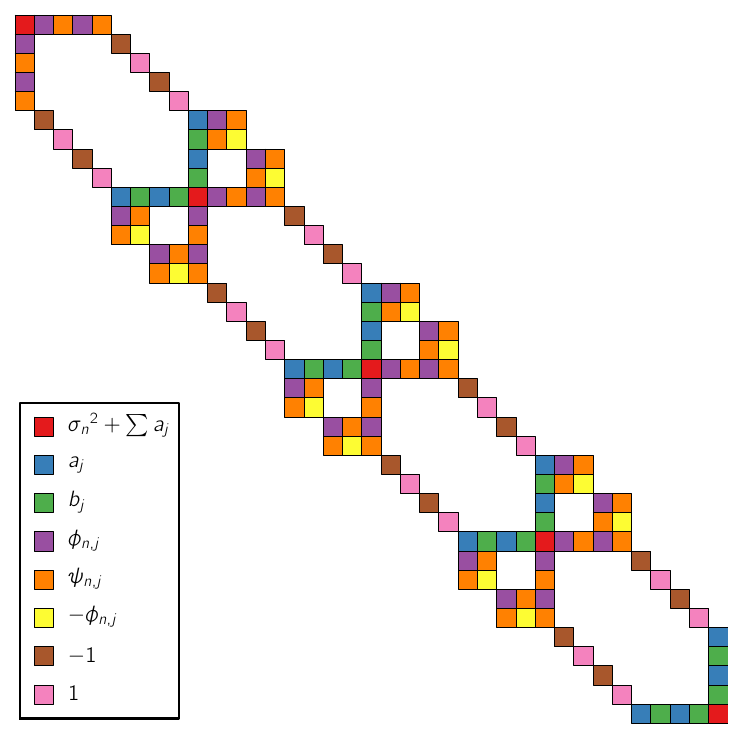

Python code for this plot:
#!/usr/bin/env python
# -*- coding: utf-8 -*-

from __future__ import division, print_function

import numpy as np
from itertools import product

import matplotlib
import matplotlib.pyplot as plt

from celerite.plot_setup import setup, get_figsize

setup()

J = 2
width = 2*J + 1 + 4*J + 1 + 2*J
height = 1 + 4*J

block = np.zeros((height, width), dtype=int)

# y_n
block[0, 2*J] = 1  # diag
block[0, :2*J:2] = 2  # a/2
block[0, 1:2*J:2] = 3  # b/2
block[0, 2*J+1:4*J+1:2] = 4  # phi
block[0, 2*J+2:4*J+1:2] = 5  # psi

# g_{n,j}
for j in range(J):
    block[1+2*j, 2*j] = 4  # phi
    block[1+2*j, 2*j+1] = 5  # psi
    block[1+2*j, 2*J] = 4  # phi
    block[1+2*j, 4*J+2*j+1] = 7  # -1

# h_{n,j}
for j in range(J):
    block[2+2*j, 2*j] = 5  # psi
    block[2+2*j, 2*j+1] = 6  # -phi
    block[2+2*j, 2*J] = 5  # psi
    block[2+2*j, 4*J+2*j+2] = 8  # 1

# u_{n,j}
for j in range(J):
    block[1+2*J+2*j, 6*J+1] = 2  # a/2
    block[1+2*J+2*j, 6*J+2+2*j] = 4  # phi
    block[1+2*J+2*j, 6*J+3+2*j] = 5  # psi
    block[1+2*J+2*j, 2*J+2*j+1] = 7  # -1

# v_{n,j}
for j in range(J):
    block[2+2*J+2*j, 6*J+1] = 3  # b/2
    block[2+2*J+2*j, 6*J+2+2*j] = 5  # psi
    block[2+2*J+2*j, 6*J+3+2*j] = 6  # -phi
    block[2+2*J+2*j, 2*J+2*j+2] = 8  # 1

# Combine the blocks
N = 5
full_dim = (1 + 4*J) * (N-1) + 1
full = np.zeros((full_dim, full_dim), dtype=int)

full[:height, :6*J+2] = block[:, 2*J:]

for n in range(1, N):
    x_strt = n*height
    x_end = min((n+1)*height, full_dim)
    y_strt = 2*J+1+(n-1)*(4*J+1)
    y_end = min(y_strt+width, full_dim)
    full[x_strt:x_end, y_strt:y_end] = block[:x_end-x_strt, :y_end-y_strt]

nband = len(full) * 2*(2*J+2)
nnz = np.sum(full > 0)
print("Sparsity: {0}".format(nnz / nband))

# Legend
d = 1
for i in range(8):
    full[-2*d-2*d*i:-d-2*d*i, d:2*d] = 8-i

# Seaborn set1
c = [(0.89411765336990356, 0.10196078568696976, 0.10980392247438431),
     (0.21602460800432691, 0.49487120380588606, 0.71987698697576341),
     (0.30426760128900115, 0.68329106055054012, 0.29293349969620797),
     (0.60083047361934883, 0.30814303335021526, 0.63169552298153153),
     (1.0, 0.50591311045721465, 0.0031372549487095253),
     (0.99315647868549117, 0.9870049982678657, 0.19915417450315812),
     (0.65845446095747107, 0.34122261685483596, 0.1707958535236471),
     (0.95850826852461868, 0.50846600392285513, 0.74492888871361229),
     (0.60000002384185791, 0.60000002384185791, 0.60000002384185791),
     (0.89411765336990356, 0.10196078568696976, 0.10980392247438431)]
cmap = matplotlib.colors.ListedColormap(["white"] + list(c), name="cmap")
fig, ax = plt.subplots(1, 1, figsize=get_figsize(2.3, 2.3))
ax.pcolor(full, cmap=cmap, vmin=0, vmax=len(c))

# Plot the edges
for i, j in product(range(full_dim), range(full_dim)):
    if full[i, j] == 0:
        continue
    ax.plot((j, j, j+1, j+1, j), (i, i+1, i+1, i, i), "k", lw=0.5)

ax.set_ylim(full_dim, 0)
ax.set_xlim(0, full_dim)
ax.set_frame_on(False)
ax.set_xticks([])
ax.set_yticks([])

names = [
    r"${\sigma_n}^2 + \sum a_j$",
    r"$a_j$",
    r"$b_j$",
    r"$\phi_{n,j}$",
    r"$\psi_{n,j}$",
    r"$-\phi_{n,j}$",
    r"$-1$",
    r"$1$",
]
for i, name in enumerate(names):
    ax.annotate(name, xy=(2.75, full_dim+0.5 - 2*(8-i)), xycoords="data",
                ha="left", va="center")

ax.plot([0.25, 0.25, 8.5, 8.5, 0.25],
        full_dim - np.array([0.25, 16.75, 16.75, 0.25, 0.25]),
        "k")

fig.savefig("matrix.pdf", bbox_inches="tight")
